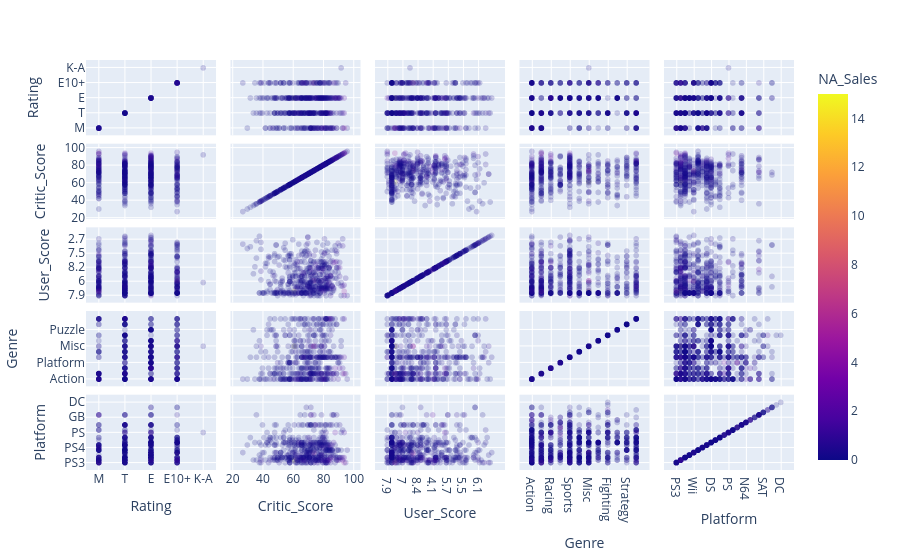

Notebook code cell kept with this figure:
### Code cell
px.scatter_matrix(video_games.sample(1000), dimensions=["Rating","Critic_Score","User_Score","Genre","Platform"], color="NA_Sales",opacity=.2)

### Figure 1 — Plotly figure (JSON) as saved in the notebook; plotly's stock layout.template omitted (floating-point values rounded to 4 significant figures; data arrays with more than 128 entries replaced by an {"elided": "..."} marker saying what was removed)
{"data": [{"dimensions": [{"axis": {"matches": true}, "label": "Rating", "values": {"elided": "1000 str values"}}, {"axis": {"matches": true}, "label": "Critic_Score", "values": {"elided": "1000 float values"}}, {"axis": {"matches": true}, "label": "User_Score", "values": {"elided": "1000 str values"}}, {"axis": {"matches": true}, "label": "Genre", "values": {"elided": "1000 str values"}}, {"axis": {"matches": true}, "label": "Platform", "values": {"elided": "1000 str values"}}], "hovertemplate": "%{xaxis.title.text}=%{x}<br>%{yaxis.title.text}=%{y}<br>NA_Sales=%{marker.color}<extra></extra>", "legendgroup": "", "marker": {"color": {"elided": "1000 float values"}, "coloraxis": "coloraxis", "opacity": 0.2, "symbol": "circle"}, "name": "", "showlegend": false, "type": "splom"}], "layout": {"coloraxis": {"colorbar": {"title": {"text": "NA_Sales"}}, "colorscale": [[0, "#0d0887"], [0.1111, "#46039f"], [0.2222, "#7201a8"], [0.3333, "#9c179e"], [0.4444, "#bd3786"], [0.5556, "#d8576b"], [0.6667, "#ed7953"], [0.7778, "#fb9f3a"], [0.8889, "#fdca26"], [1, "#f0f921"]]}, "dragmode": "select", "legend": {"tracegroupgap": 0}, "margin": {"t": 60}}}
